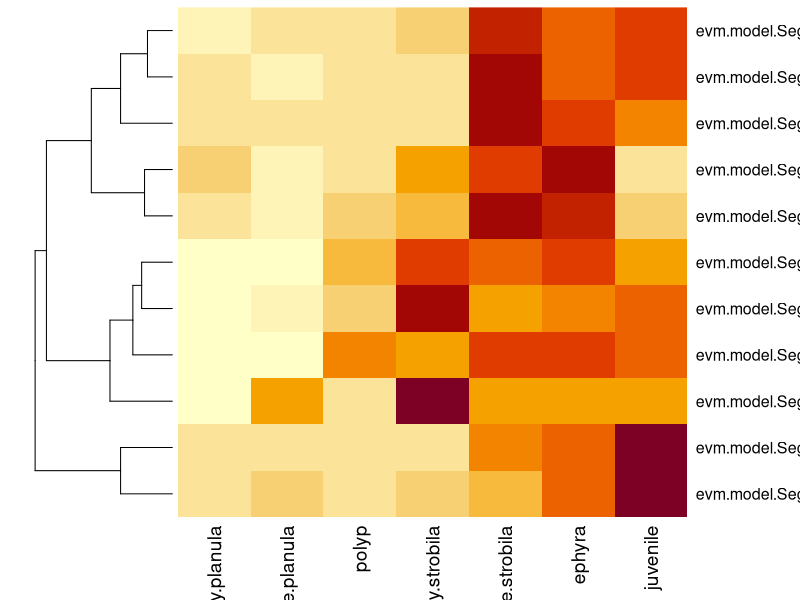
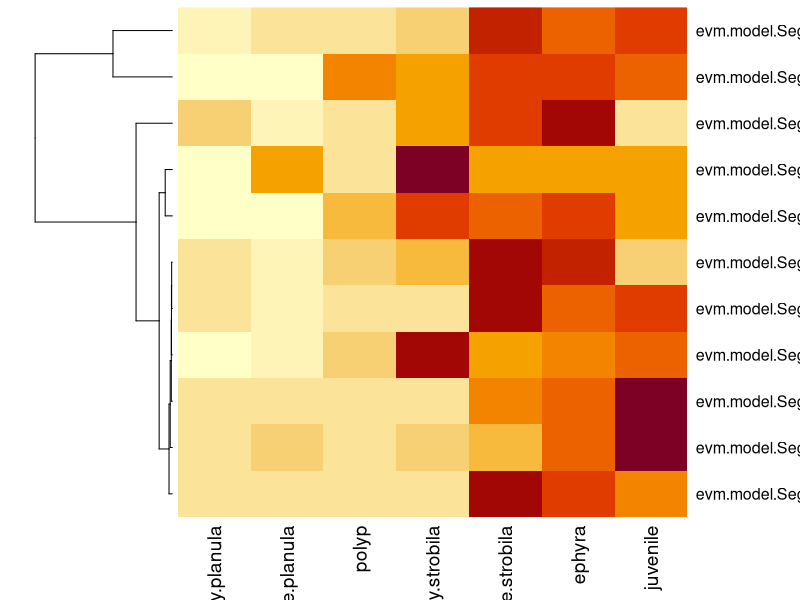
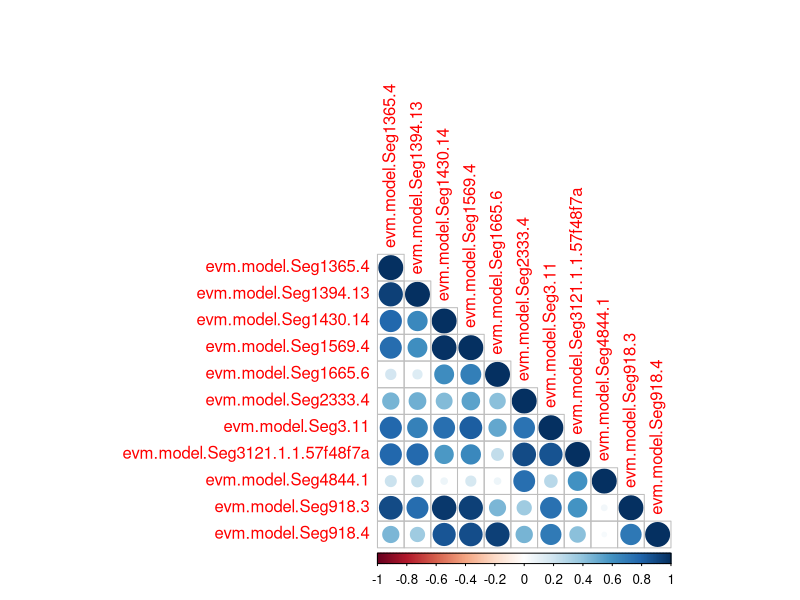

Here is the R script that generated these plots, in order: (Note: this script raises an error after producing the figures.)
###eye correlation###

#Are the expression of eye genes correlated?

eye_genes <- read.csv("mean_eye_counts.csv", sep = "\t", as.is = T)
dim(eye_genes)

# name the rows
rownames(eye_genes) <- eye_genes$X
colnames(eye_genes)
eye_genes <- eye_genes[, -1]
head(eye_genes)

# initialize matrix
gene_corrs <- matrix(NA, nrow = nrow(eye_genes), ncol = nrow(eye_genes))
rownames(gene_corrs) <- rownames(eye_genes)
colnames(gene_corrs) <- rownames(eye_genes)
head(gene_corrs)

# fill correlation matrix
for (ii in rownames(eye_genes)){
  for (jj in rownames(eye_genes)) {
    corr = cor(as.numeric(eye_genes[ii, ]), 
               as.numeric(eye_genes[jj, ]))
    gene_corrs[ii, jj] <- corr
  }
}

library(corrplot)
pdf("eye_genes_corr_heatmap.pdf", width = 15, height = 15)
corrplot(gene_corrs, type = "lower")
dev.off()

#=============================
# ratios

eye_genes_ratios <- eye_genes / rowSums(eye_genes)

heatmap(as.matrix(eye_genes_ratios), Colv = NA) # normalized by total expression per gene across all stages

heatmap(as.matrix(eye_genes), Colv = NA)

# heatmap of all cluster3 genes
cluster3 <- read.csv("mean_cluster3_counts.csv", sep = "\t", as.is = T)
dim(cluster3)

rownames(cluster3) <- cluster3$X
colnames(cluster3)
cluster3 <- cluster3[, -1]
head(cluster3)

library(matrixStats)
library(gplots)
# Center the data (log2(tmm+1)-log2(median))
row_median_vector <- rowMedians(as.matrix(cluster3 + 1))
cluster3_cent <- log2(cluster3 + 1) - log2(row_median_vector)
head(cluster3_cent)
pdf("cluster3_heatmap_centered.pdf", width = 15, height = 15)
heatmap.2(as.matrix(cluster3_cent), col = redgreen(75), Colv = NA, dendrogram = "row", labRow = "", trace = "none")
dev.off()

# Center around row means?
cluster3_centr <- cluster3 / rowMeans(cluster3)
head(cluster3_centr)
heatmap(as.matrix(cluster3_centr), Colv = NA, labRow = "")

# Log2?
# cluster3_log2 <- log2(cluster3+0.001)
# head(cluster3_log2)
# heatmap(as.matrix(cluster3_log2), Colv = NA, labRow = "")

library(gplots)
pdf("cluster3_heatmap.pdf", width = 15, height = 15)
heatmap.2(as.matrix(cluster3_centr), scale = "row", Colv = NA, dendrogram = "row", trace = "none")
dev.off()

#check distribution of row sums
quantile(rowSums(cluster3))
cluster3_subset <- cluster3[rowSums(cluster3) > 5000, ]
nrow(cluster3_subset)

#=======================

### correlation of eye genes with the rest of cluster 3###
cluster3 <- read.csv("mean_cluster3_counts.csv", sep = "\t", as.is = T)
dim(cluster3)

rownames(cluster3) <- cluster3$X
colnames(cluster3)
cluster3 <- cluster3[, -1]
head(cluster3)

gene_corrs_c3 <- matrix(NA, nrow = nrow(cluster3), ncol = nrow(eye_genes))
rownames(gene_corrs_c3) <- rownames(cluster3)
colnames(gene_corrs_c3) <- rownames(eye_genes)
head(gene_corrs_c3)
pval.df <- matrix(NA, nrow = nrow(cluster3), ncol = nrow(eye_genes))
rownames(pval.df) <- rownames(cluster3)
colnames(pval.df) <- rownames(eye_genes)

for (ii in rownames(cluster3)){
  for (jj in rownames(eye_genes)) {
    pval <- cor.test(as.numeric(cluster3[ii, ]), 
                     as.numeric(eye_genes[jj, ]))$p.value
    pval.df[ii, jj] <- pval
    # only retain significant values
    
    # if (pval.df[ii, jj] < 0.05){
    #   gene_corrs_c3[ii, jj] <- corr
    # }
    }
}
View(pval.df)
pval.df[!complete.cases(pval.df), ]

corr <- cor(as.numeric(cluster3[ii, ]), 
            as.numeric(eye_genes[jj, ]))


pdf("eye_genes-clust3_corr_heatmap.pdf", width = 15, height = 15)
corrplot(gene_corrs_c3, type = "lower")
dev.off()


###TEST###
#testing correlation
xx <- c(4, 3, 2, 4, 16)
yy <- c(2, 3, 4, 3, 8)
plot(xx)
plot(yy)
plot(yy ~ xx)
cor(xx, yy)
p_value <- cor.test(xx, yy)$p.value
